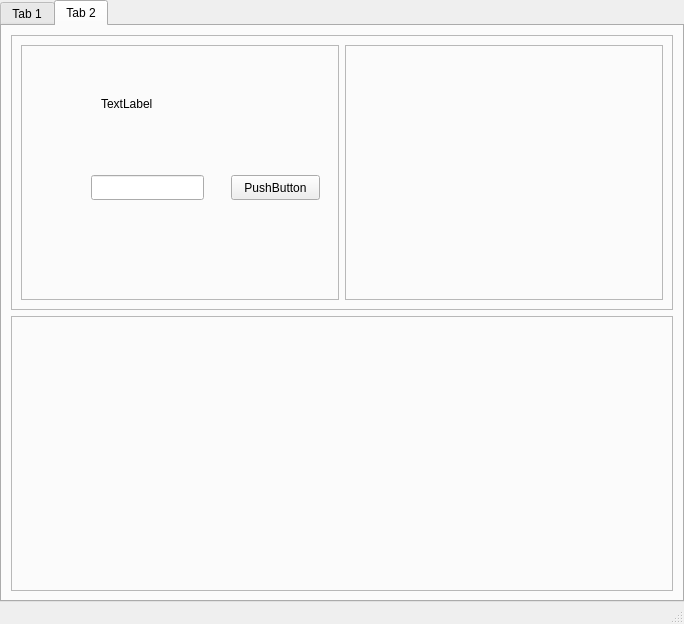
<?xml version="1.0" encoding="UTF-8"?>
<ui version="4.0">
 <class>MainWindow</class>
 <widget class="QMainWindow" name="MainWindow">
  <property name="geometry">
   <rect>
    <x>0</x>
    <y>0</y>
    <width>684</width>
    <height>624</height>
   </rect>
  </property>
  <property name="windowTitle">
   <string>MainWindow</string>
  </property>
  <widget class="QWidget" name="centralwidget">
   <layout class="QHBoxLayout" name="horizontalLayout">
    <property name="spacing">
     <number>0</number>
    </property>
    <property name="leftMargin">
     <number>0</number>
    </property>
    <property name="topMargin">
     <number>0</number>
    </property>
    <property name="rightMargin">
     <number>0</number>
    </property>
    <property name="bottomMargin">
     <number>0</number>
    </property>
    <item>
     <widget class="QTabWidget" name="tabWidget">
      <property name="currentIndex">
       <number>1</number>
      </property>
      <widget class="QWidget" name="tab">
       <attribute name="title">
        <string>Tab 1</string>
       </attribute>
       <layout class="QHBoxLayout" name="horizontalLayout_2">
        <item>
         <widget class="QFrame" name="frame_2">
          <property name="maximumSize">
           <size>
            <width>300</width>
            <height>16777215</height>
           </size>
          </property>
          <property name="frameShape">
           <enum>QFrame::StyledPanel</enum>
          </property>
          <property name="frameShadow">
           <enum>QFrame::Raised</enum>
          </property>
          <layout class="QFormLayout" name="formLayout_2">
           <item row="0" column="0">
            <widget class="QLabel" name="label">
             <property name="maximumSize">
              <size>
               <width>16777215</width>
               <height>20</height>
              </size>
             </property>
             <property name="text">
              <string>TextLabel</string>
             </property>
            </widget>
           </item>
           <item row="1" column="0">
            <widget class="QLineEdit" name="lineEdit">
             <property name="minimumSize">
              <size>
               <width>180</width>
               <height>0</height>
              </size>
             </property>
            </widget>
           </item>
           <item row="1" column="1">
            <widget class="QPushButton" name="pushButton">
             <property name="text">
              <string>PushButton</string>
             </property>
            </widget>
           </item>
           <item row="2" column="0">
            <widget class="QLabel" name="label_3">
             <property name="maximumSize">
              <size>
               <width>16777215</width>
               <height>20</height>
              </size>
             </property>
             <property name="text">
              <string>TextLabel</string>
             </property>
            </widget>
           </item>
           <item row="3" column="0">
            <widget class="QLineEdit" name="lineEdit_3">
             <property name="minimumSize">
              <size>
               <width>180</width>
               <height>0</height>
              </size>
             </property>
            </widget>
           </item>
           <item row="3" column="1">
            <widget class="QPushButton" name="pushButton_3">
             <property name="text">
              <string>PushButton</string>
             </property>
            </widget>
           </item>
           <item row="4" column="0">
            <widget class="QLabel" name="label_4">
             <property name="maximumSize">
              <size>
               <width>16777215</width>
               <height>20</height>
              </size>
             </property>
             <property name="text">
              <string>TextLabel</string>
             </property>
            </widget>
           </item>
           <item row="5" column="0">
            <widget class="QLineEdit" name="lineEdit_4">
             <property name="minimumSize">
              <size>
               <width>180</width>
               <height>0</height>
              </size>
             </property>
            </widget>
           </item>
           <item row="5" column="1">
            <widget class="QPushButton" name="pushButton_4">
             <property name="text">
              <string>PushButton</string>
             </property>
            </widget>
           </item>
           <item row="6" column="0">
            <widget class="QProgressBar" name="progressBar">
             <property name="minimumSize">
              <size>
               <width>180</width>
               <height>0</height>
              </size>
             </property>
             <property name="value">
              <number>24</number>
             </property>
            </widget>
           </item>
           <item row="6" column="1">
            <widget class="QPushButton" name="pushButton_5">
             <property name="minimumSize">
              <size>
               <width>0</width>
               <height>0</height>
              </size>
             </property>
             <property name="text">
              <string>PushButton</string>
             </property>
            </widget>
           </item>
          </layout>
         </widget>
        </item>
        <item>
         <widget class="QFrame" name="frame">
          <property name="frameShape">
           <enum>QFrame::StyledPanel</enum>
          </property>
          <property name="frameShadow">
           <enum>QFrame::Raised</enum>
          </property>
          <layout class="QGridLayout" name="gridLayout_2">
           <item row="1" column="2">
            <widget class="QPushButton" name="pushButton_7">
             <property name="text">
              <string>PushButton</string>
             </property>
            </widget>
           </item>
           <item row="0" column="0" colspan="3">
            <widget class="QGraphicsView" name="graphicsView"/>
           </item>
           <item row="1" column="0">
            <widget class="QPushButton" name="pushButton_6">
             <property name="text">
              <string>PushButton</string>
             </property>
            </widget>
           </item>
          </layout>
         </widget>
        </item>
       </layout>
      </widget>
      <widget class="QWidget" name="tab_2">
       <attribute name="title">
        <string>Tab 2</string>
       </attribute>
       <layout class="QGridLayout" name="gridLayout_4">
        <item row="0" column="0">
         <widget class="QFrame" name="frame_3">
          <property name="frameShape">
           <enum>QFrame::StyledPanel</enum>
          </property>
          <property name="frameShadow">
           <enum>QFrame::Raised</enum>
          </property>
          <layout class="QHBoxLayout" name="horizontalLayout_3">
           <item>
            <widget class="QFrame" name="frame_5">
             <property name="frameShape">
              <enum>QFrame::StyledPanel</enum>
             </property>
             <property name="frameShadow">
              <enum>QFrame::Raised</enum>
             </property>
             <widget class="QLabel" name="label_2">
              <property name="geometry">
               <rect>
                <x>80</x>
                <y>50</y>
                <width>67</width>
                <height>17</height>
               </rect>
              </property>
              <property name="text">
               <string>TextLabel</string>
              </property>
             </widget>
             <widget class="QLineEdit" name="lineEdit_2">
              <property name="geometry">
               <rect>
                <x>70</x>
                <y>130</y>
                <width>113</width>
                <height>25</height>
               </rect>
              </property>
             </widget>
             <widget class="QPushButton" name="pushButton_2">
              <property name="geometry">
               <rect>
                <x>210</x>
                <y>130</y>
                <width>89</width>
                <height>25</height>
               </rect>
              </property>
              <property name="text">
               <string>PushButton</string>
              </property>
             </widget>
            </widget>
           </item>
           <item>
            <widget class="QFrame" name="frame_6">
             <property name="frameShape">
              <enum>QFrame::StyledPanel</enum>
             </property>
             <property name="frameShadow">
              <enum>QFrame::Raised</enum>
             </property>
            </widget>
           </item>
          </layout>
         </widget>
        </item>
        <item row="1" column="0">
         <widget class="QFrame" name="frame_4">
          <property name="frameShape">
           <enum>QFrame::StyledPanel</enum>
          </property>
          <property name="frameShadow">
           <enum>QFrame::Raised</enum>
          </property>
         </widget>
        </item>
       </layout>
      </widget>
     </widget>
    </item>
   </layout>
  </widget>
  <widget class="QStatusBar" name="statusbar"/>
 </widget>
 <resources/>
 <connections/>
</ui>
